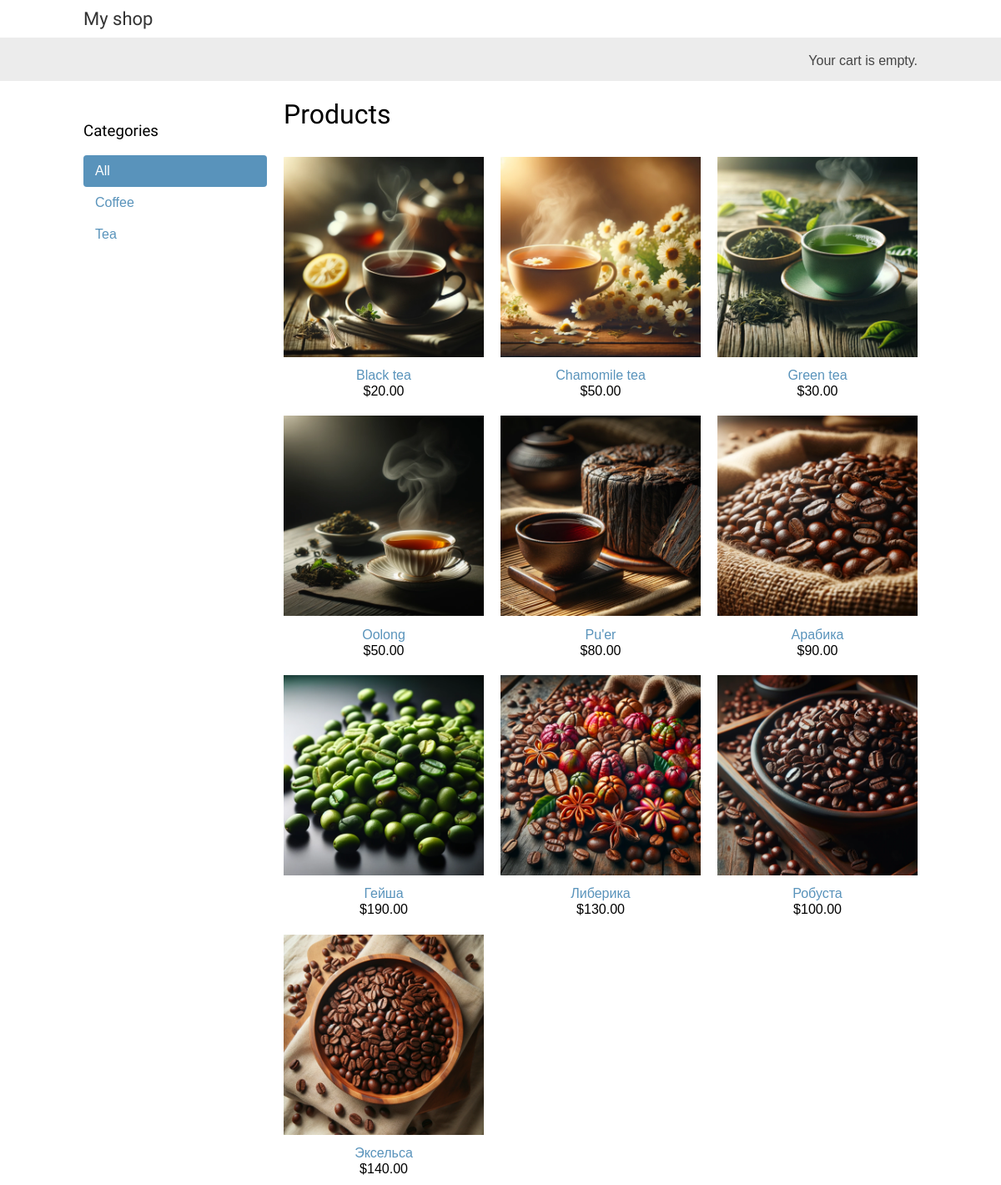
The page / on the database its author committed.
### shop/models.py (models this page shows, shortened)
class Category(models.Model):
    objects = models.Manager()
    name = models.CharField(max_length=200)
    slug = models.SlugField(max_length=200, unique=True)
    class Meta:
        ordering = ['name']
        indexes = [
            models.Index(fields=['name']),
        ]
        verbose_name = 'category'
        verbose_name_plural = 'categories'
    def get_absolute_url(self):
        return reverse('shop:product_list_by_category',
                       args=[self.slug])

class Product(models.Model):
    objects = models.Manager()
    category = models.ForeignKey(Category, related_name='products',
                                 on_delete=models.CASCADE)
    name = models.CharField(max_length=200)
    slug = models.SlugField(max_length=200)
    image = models.ImageField(upload_to='products/%Y/%m/%d',
                              blank=True)
    description = models.TextField(blank=True)
    price = models.DecimalField(max_digits=10,
                                decimal_places=2)
    available = models.BooleanField(default=True)
    created = models.DateTimeField(auto_now_add=True)
    updated = models.DateTimeField(auto_now=True)
    class Meta:
        ordering = ['name']
        indexes = [
            models.Index(fields=['id', 'slug']),
            models.Index(fields=['name']),
            models.Index(fields=['-created']),
        ]
    def get_absolute_url(self):
        return reverse('shop:product_detail',
                       args=[self.id, self.slug])

### shop/views.py (the view)
# urls.py: path('', views.product_list, name='product_list'),
def product_list(request, category_slug=None):
    category = None
    categories = Category.objects.all()
    products = Product.objects.filter(available=True)
    if category_slug:
        category = get_object_or_404(Category,
                                     slug=category_slug)
        products = products.filter(category=category)
    return render(request,
                  'shop/product/list.html',
                  {'category': category,
                   'categories': categories,
                   'products': products})

### cart/cart.py (called while the page is built)
    def __len__(self):
        return sum(item['quantity'] for item in self.cart.values())

### cart/context_processors.py (called while the page is built)
def cart(request):
    return {'cart': Cart(request)}

### shop/templates/shop/product/list.html (shortened to what this page needs)
{% extends "shop/base.html" %}
{% load static %}
{% block content %}
<div id="sidebar">
    <h3>Categories</h3>
    <ul>
        <li {% if not category %}class="selected" {% endif %}>
            <a href="{% url 'shop:product_list' %}">All</a>
        </li>
        {% for c in categories %}
            <li >
            <a href="{{ c.get_absolute_url }}">{{ c.name }}</a>
        </li>
        {% endfor %}
    </ul>
</div>
<div id="main" class="product-list">
    <h1>{% if category %}{{ category.name }}{% else %}Products
        {% endif %}</h1>
    {% for product in products %}
    <div class="item">
        <a href="{{ product.get_absolute_url }}">
            <img src="{% if product.image %}{{ product.image.url }}{% else %}{% static 'img/no_image.png' %}{% endif %}">
        </a>
        <a href="{{ product.get_absolute_url }}">{{ product.name }}</a>
        <br>
        ${{ product.price }}
    </div>
    {% endfor %}
</div>
{% endblock %}

### shop/templates/shop/base.html (shortened to what this page needs)
{% load static %}
<!DOCTYPE html>
<html>
<head>
    <link href="{% static 'css/base.css' %}" rel="stylesheet">
</head>
<body>
<div id="header">
    <a href="/" class="logo">My shop</a>
</div>
<div id="subheader">
    <div class="cart">
        {% with total_items=cart|length %}
        {% if total_items > 0 %}
        Your cart has:
        <a href="{% url 'cart:cart_detail' %}">
            {{ total_items }} item{{ total_items|pluralize }},
            ${{ cart.get_total_price }}
        </a>
        {% elif not order %}
            Your cart is empty.
        {% endif %}
        {% endwith %}
    </div>
</div>
<div id="content">
    {% block content %}
    {% endblock %}
</div>
</body>
</html>

### shop/static/css/base.css (style rules this page uses)
body { margin:0; padding:0; font-family:helvetica, sans-serif; }
h1, h2, h3, h4, h5 , h6 { font-family: 'Ubuntu', sans-serif; font-weight:normal; }
a { text-decoration:none; color:#5993bb; }
#header { padding:10px 100px; font-size:18px; overflow:auto; }
#subheader { background:#ececec; color:#444; padding:15px 100px; overflow:auto; }
#header .logo { font-family: 'Ubuntu', sans-serif; float:left; color:#333; font-size:22px; margin-right:10%; }
#subheader .cart { float:right; padding-top:4px; }
#content { padding:0 100px; overflow:hidden; }
#sidebar { width:220px; padding:30px 20px 0 0; float:left; }
#sidebar ul { margin:0; padding:0; }
#sidebar ul li { margin:0; list-style:none; padding:10px 14px; }
#sidebar ul li a { display:block; }
#sidebar ul li.selected { background:#5993bb; border-radius:4px; }
#sidebar ul li.selected a { color:#fff; }
#main { float:left; width: 96%; margin-right:-220px; overflow:hidden; }
.product-list .item { width:25%; padding:10px 20px 10px 0; float:left; text-align:center; line-height:1.2; }
.product-list .item img { width:100%; margin-bottom:8px; }

### rows shown on the page
Category: name "Coffee"
Category: name "Tea"
Product: image (picture), name "Black tea", price "20.00"
Product: image (picture), name "Chamomile tea", price "50.00"
Product: image (picture), name "Green tea", price "30.00"
Product: image (picture), name "Oolong", price "50.00"
Product: image (picture), name "Pu'er", price "80.00"
Product: image (picture), name "Арабика", price "90.00"
Product: image (picture), name "Гейша", price "190.00"
Product: image (picture), name "Либерика", price "130.00"
Product: image (picture), name "Робуста", price "100.00"
Product: image (picture), name "Эксельса", price "140.00"
